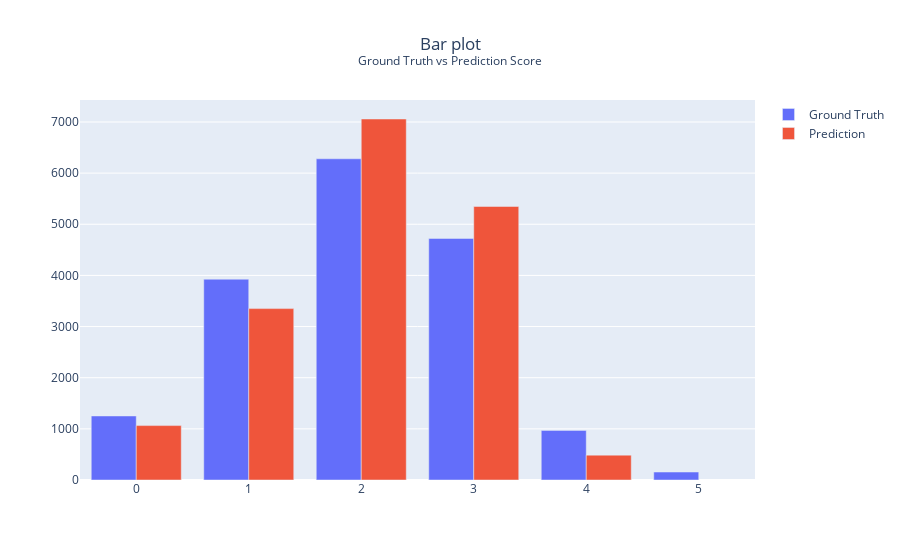

The code cell stored with this chart in its notebook:
### Markdown cell above
## Distribution of Scores

### Code cell
fig = go.Figure(
    data=[
        go.Bar(
            x=df.score.unique(),
            y=df.score.value_counts(),
            name="Ground Truth",
        ),
        go.Bar(
            x=df.pred_score.unique(),
            y=df.pred_score.value_counts(),
            name="Prediction",
        ),
    ]
)

fig.update_layout(
    title="Bar plot<br><sup>Ground Truth vs Prediction Score</sup>",
    title_x=0.5,
)

# Show the figure
fig.show()

### Figure 1 — Plotly figure (JSON) as saved in the notebook; plotly's stock layout.template omitted (floating-point values rounded to 4 significant figures)
{"data": [{"name": "Ground Truth", "type": "bar", "x": [2, 3, 1, 0, 4, 5], "y": [6280, 4723, 3926, 1252, 970, 156]}, {"name": "Prediction", "type": "bar", "x": [2, 3, 1, 0, 4], "y": [7058, 5348, 3351, 1064, 486]}], "layout": {"title": {"text": "Bar plot<br><sup>Ground Truth vs Prediction Score</sup>", "x": 0.5}}}
